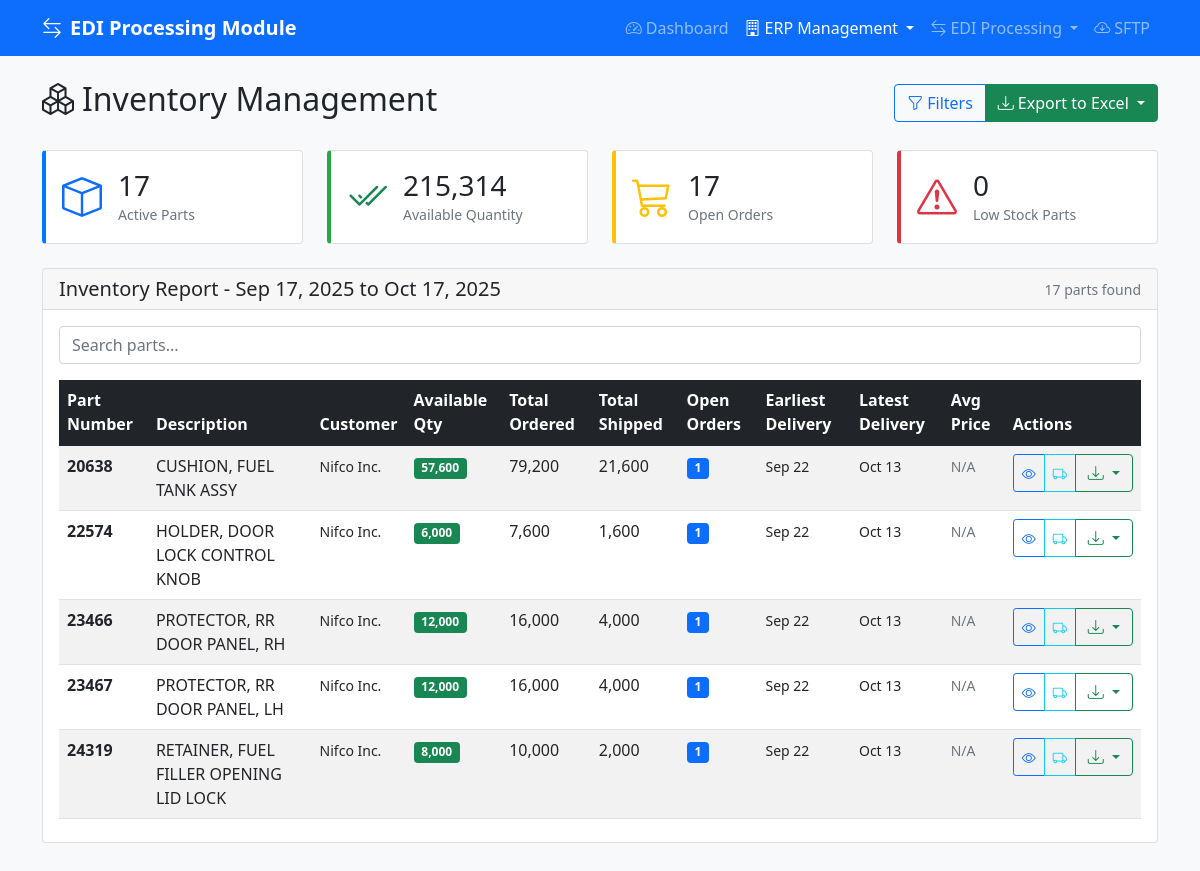
The app's page /src/public/index.php?page=inventory with its own data.
### tables this page shows
CREATE TABLE `trading_partners` (
  `id` int NOT NULL AUTO_INCREMENT,
  `partner_code` varchar(20) NOT NULL,
  `name` varchar(100) NOT NULL,
  `edi_id` varchar(15) NOT NULL,
  `edi_standard` enum('X12','EDIFACT','TRADACOMS','CUSTOM') DEFAULT 'X12',
  `edi_version` varchar(10) DEFAULT '004010',
  `date_format` varchar(20) DEFAULT 'MM/DD/YYYY',
  `po_number_format` varchar(50) DEFAULT 'NNNNNN-NNN',
  `default_organization` varchar(100) DEFAULT 'NIFCO',
  `default_supplier` varchar(100) DEFAULT 'GREENFIELD PRECISION PLASTICS LLC',
  `default_uom` varchar(10) DEFAULT 'EACH',
  `field_mappings` json DEFAULT NULL COMMENT 'Customer-specific field name mappings',
  `business_rules` json DEFAULT NULL COMMENT 'Customer-specific business rules and calculations',
  `communication_config` json DEFAULT NULL COMMENT 'SFTP, AS2, API connection details',
  `template_config` json DEFAULT NULL COMMENT 'Import/Export template configurations',
  `connection_type` enum('AS2','SFTP','FTP','VAN','API') DEFAULT 'SFTP',
  `status` enum('active','inactive','testing') DEFAULT 'testing',
  `contact_email` varchar(255) DEFAULT NULL,
  `created_at` timestamp NULL DEFAULT CURRENT_TIMESTAMP,
  `updated_at` timestamp NULL DEFAULT CURRENT_TIMESTAMP ON UPDATE CURRENT_TIMESTAMP,
  PRIMARY KEY (`id`),
  UNIQUE KEY `partner_code` (`partner_code`),
  KEY `idx_partner_code` (`partner_code`),
  KEY `idx_edi_id` (`edi_id`),
  KEY `idx_edi_standard` (`edi_standard`),
  KEY `idx_status_standard` (`status`,`edi_standard`)
);

### src/config/database.php (called while the page is built, shortened)
<?php
class DatabaseConfig {
    private static $instance = null;
    private $connection = null;
    private $host;
    private $database;
    private $username;
    private $password;
    private $charset = 'utf8mb4';
    private function loadEnvironmentConfig() {
        $envFile = __DIR__ . '/../../.env';
        if (file_exists($envFile)) {
            $lines = file($envFile, FILE_IGNORE_NEW_LINES | FILE_SKIP_EMPTY_LINES);
            foreach ($lines as $line) {
                if (strpos($line, '=') !== false && !str_starts_with($line, '#')) {
                    list($key, $value) = explode('=', $line, 2);
                    $key = trim($key);
                    $value = trim($value, '"\'');
                }
            }
        }
        $this->host = $_ENV['DB_HOST'] ?? 'localhost';
        $this->database = $_ENV['DB_DATABASE'] ?? 'edi_processing';
        $this->username = $_ENV['DB_USERNAME'] ?? 'root';
        $this->password = $_ENV['DB_PASSWORD'] ?? 'passgas1989';
    }
    private function __construct() {
        try {
            $dsn = "mysql:host={$this->host};dbname={$this->database};charset={$this->charset}";
            $options = [
                PDO::ATTR_ERRMODE => PDO::ERRMODE_EXCEPTION,
                PDO::ATTR_DEFAULT_FETCH_MODE => PDO::FETCH_ASSOC,
                PDO::ATTR_EMULATE_PREPARES => false,
                PDO::MYSQL_ATTR_USE_BUFFERED_QUERY => true,
                PDO::MYSQL_ATTR_SSL_VERIFY_SERVER_CERT => false
            ];
            $this->connection = new PDO($dsn, $this->username, $this->password, $options);
        } catch (PDOException $e) {
            error_log("Database connection failed: " . $e->getMessage());
            throw new Exception("Database connection failed: " . $e->getMessage());
        }
    }
    public static function getInstance() {
        if (self::$instance === null) {
            self::$instance = new self();
        }
        return self::$instance;
    }
    public function getConnection() {
        return $this->connection;
    }
}
?>

### src/templates/inventory.php (the view, shortened to what this page needs)
<?php
$startDate = $_GET['start_date'] ?? date('Y-m-d');
$endDate = $_GET['end_date'] ?? date('Y-m-d', strtotime('+30 days'));
$sql = "SELECT
            ds.supplier_item as part_number,
            ds.item_description,
            SUM(ds.quantity_ordered) as total_ordered,
            SUM(ds.quantity_shipped) as total_shipped,
            SUM(ds.quantity_ordered - ds.quantity_shipped) as available_quantity,
            COUNT(DISTINCT ds.po_number) as open_orders,
            MIN(ds.promised_date) as earliest_delivery,
            MAX(ds.promised_date) as latest_delivery,
            tp.name as customer_name,
            tp.id as customer_id,
            AVG(ds.unit_price) as avg_unit_price
        FROM delivery_schedules ds
        JOIN trading_partners tp ON ds.partner_id = tp.id
        WHERE ds.status = 'active'
        AND ds.promised_date BETWEEN ? AND ?";
$params = [$startDate, $endDate];
$sql .= " GROUP BY ds.supplier_item, ds.item_description, tp.name, tp.id
          HAVING available_quantity > 0
          ORDER BY ds.supplier_item, tp.name";
$stmt = $db->getConnection()->prepare($sql);
$stmt->execute($params);
$inventory = $stmt->fetchAll();
$totalParts = count($inventory);
$totalAvailable = array_sum(array_column($inventory, 'available_quantity'));
$totalOrders = array_sum(array_column($inventory, 'open_orders'));
$lowStockParts = count(array_filter($inventory, fn($item) => $item['available_quantity'] < 100));
?>
<div class="row mb-4">
    <div class="col-12">
        <div class="d-flex justify-content-between align-items-center">
            <h2><i class="bi bi-boxes me-2"></i>Inventory Management</h2>
            <div class="btn-group">
                <button type="button" class="btn btn-outline-primary" data-bs-toggle="modal" data-bs-target="#filterModal">
                    <i class="bi bi-funnel me-1"></i>Filters
                </button>
                <div class="btn-group">
                    <button type="button" class="btn btn-success dropdown-toggle" data-bs-toggle="dropdown">
                        <i class="bi bi-download me-1"></i>Export to Excel
                    </button>
                </div>
            </div>
        </div>
    </div>
</div>
<div class="row mb-4">
    <div class="col-md-3">
        <div class="card stats-card">
            <div class="card-body">
                <div class="d-flex align-items-center">
                    <i class="bi bi-box fs-1 text-primary me-3"></i>
                    <div>
                        <h3 class="mb-0"><?= number_format($totalParts) ?></h3>
                        <small class="text-muted">Active Parts</small>
                    </div>
                </div>
            </div>
        </div>
    </div>
    <div class="col-md-3">
        <div class="card stats-card success">
            <div class="card-body">
                <div class="d-flex align-items-center">
                    <i class="bi bi-check2-all fs-1 text-success me-3"></i>
                    <div>
                        <h3 class="mb-0"><?= number_format($totalAvailable) ?></h3>
                        <small class="text-muted">Available Quantity</small>
                    </div>
                </div>
            </div>
        </div>
    </div>
    <div class="col-md-3">
        <div class="card stats-card warning">
            <div class="card-body">
                <div class="d-flex align-items-center">
                    <i class="bi bi-cart3 fs-1 text-warning me-3"></i>
                    <div>
                        <h3 class="mb-0"><?= number_format($totalOrders) ?></h3>
                        <small class="text-muted">Open Orders</small>
                    </div>
                </div>
            </div>
        </div>
    </div>
    <div class="col-md-3">
        <div class="card stats-card danger">
            <div class="card-body">
                <div class="d-flex align-items-center">
                    <i class="bi bi-exclamation-triangle fs-1 text-danger me-3"></i>
                    <div>
                        <h3 class="mb-0"><?= number_format($lowStockParts) ?></h3>
                        <small class="text-muted">Low Stock Parts</small>
                    </div>
                </div>
            </div>
        </div>
    </div>
</div>
<div class="card">
    <div class="card-header d-flex justify-content-between align-items-center">
        <h5 class="card-title mb-0">Inventory Report - <?= date('M j, Y', strtotime($startDate)) ?> to <?= date('M j, Y', strtotime($endDate)) ?></h5>
        <small class="text-muted"><?= count($inventory) ?> parts found</small>
    </div>
    <div class="card-body">
        <div class="table-responsive">
            <table class="table table-striped table-hover" id="inventoryTable">
                <thead class="table-dark">
                    <tr>
                        <th>Part Number</th>
                        <th>Description</th>
                        <th>Customer</th>
                        <th>Available Qty</th>
                        <th>Total Ordered</th>
                        <th>Total Shipped</th>
                        <th>Open Orders</th>
                        <th>Earliest Delivery</th>
                        <th>Latest Delivery</th>
                        <th>Avg Price</th>
                        <th>Actions</th>
                    </tr>
                </thead>
                <tbody>
                    <?php foreach ($inventory as $item): ?>
                    <tr <?= $item['available_quantity'] < 100 ? 'class="table-warning"' : '' ?>>
                        <td><strong><?= htmlspecialchars($item['part_number']) ?></strong></td>
                        <td><?= htmlspecialchars($item['item_description']) ?></td>
                        <td><small><?= htmlspecialchars($item['customer_name']) ?></small></td>
                        <td>
                            <span class="badge <?= $item['available_quantity'] < 100 ? 'bg-warning' : 'bg-success' ?>">
                                <?= number_format($item['available_quantity']) ?>
                            </span>
                        </td>
                        <td><?= number_format($item['total_ordered']) ?></td>
                        <td><?= number_format($item['total_shipped']) ?></td>
                        <td>
                            <span class="badge bg-primary"><?= $item['open_orders'] ?></span>
                        </td>
                        <td><small><?= date('M j', strtotime($item['earliest_delivery'])) ?></small></td>
                        <td><small><?= date('M j', strtotime($item['latest_delivery'])) ?></small></td>
                        <td>
                            <?php if ($item['avg_unit_price']): ?>
                                <small>$<?= number_format($item['avg_unit_price'], 2) ?></small>
                            <?php else: ?>
                                <small class="text-muted">N/A</small>
                            <?php endif; ?>
                        </td>
                        <td>
                            <div class="btn-group btn-group-sm">
                                <button class="btn btn-outline-primary" title="View Part Details"
                                        onclick="viewPartDetails('<?= htmlspecialchars($item['part_number']) ?>')">
                                    <i class="bi bi-eye"></i>
                                </button>
                                <button class="btn btn-outline-info" title="Create Shipment"
                                        onclick="createShipment('<?= htmlspecialchars($item['part_number']) ?>', <?= $item['customer_id'] ?>)">
                                    <i class="bi bi-truck"></i>
                                </button>
                                <div class="btn-group">
                                    <button class="btn btn-outline-success dropdown-toggle" data-bs-toggle="dropdown" title="Export Options">
                                        <i class="bi bi-download"></i>
                                    </button>
                                </div>
                            </div>
                        </td>
                    </tr>
                    <?php endforeach; ?>
                </tbody>
            </table>
        </div>
    </div>
</div>

### src/public/index.php (style rules this page uses)
.stats-card { border-left: 4px solid #007bff; }
.stats-card.success { border-left-color: #28a745; }
.stats-card.warning { border-left-color: #ffc107; }
.stats-card.danger { border-left-color: #dc3545; }
.table-responsive { max-height: 500px; }

### records on screen
trading_partners: part_number "20638", item_description "CUSHION, FUEL TANK ASSY", name "Nifco Inc.", available_quantity "57,600", total_ordered "79,200", total_shipped "21,600", open_orders "1", earliest_delivery "Sep 22", latest_delivery "Oct 13", shows "N/A", part_number "22574", item_description "HOLDER, DOOR LOCK CONTROL KNOB", available_quantity "6,000", total_ordered "7,600", total_shipped "1,600", part_number "23466", item_description "PROTECTOR, RR DOOR PANEL, RH", available_quantity "12,000", total_ordered "16,000", total_shipped "4,000", part_number "23467", item_description "PROTECTOR, RR DOOR PANEL, LH", part_number "24319", item_description "RETAINER, FUEL FILLER OPENING LID LOCK", available_quantity "8,000", total_ordered "10,000", total_shipped "2,000"

### other values on screen
AppConfig::APP_NAME "EDI Processing Module"
$totalParts "17"
$totalAvailable "215,314"
$totalOrders "17"
$lowStockParts "0"
count($inventory) "17"
